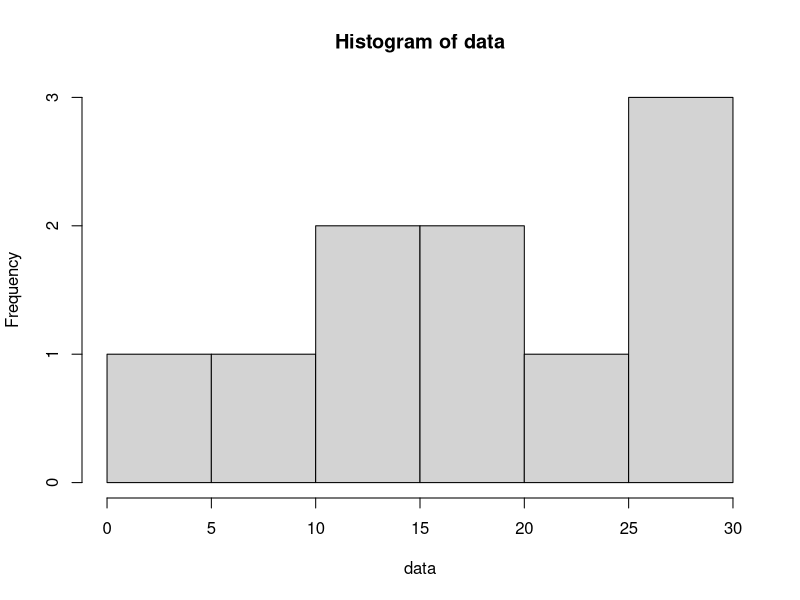
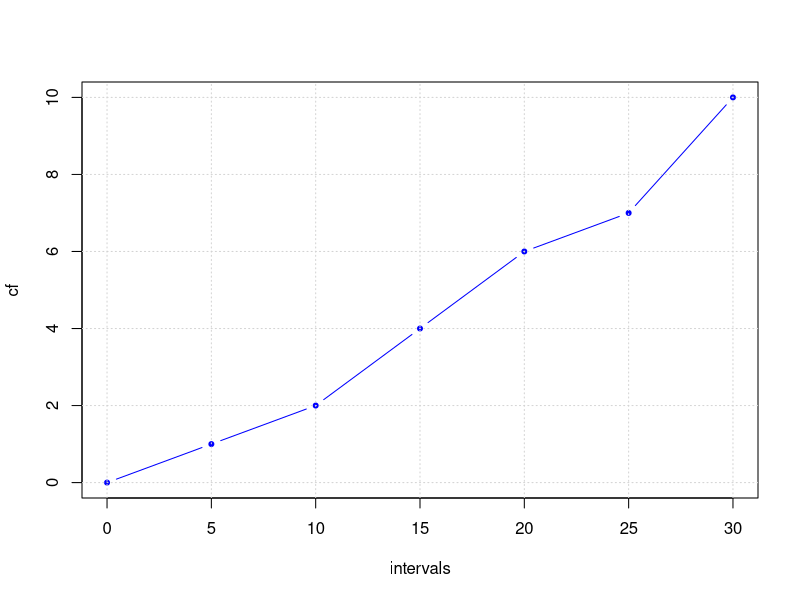

Generate these figures, in order, with R:
## ---- chunk 1
# Lines starting with hashes (#) are comments, not executable commands. 
x <- c(120,130)
y <- c(80,120)
df <- expand.grid(x,y)
df
# Answer of i
sum(x*y)
sum(x)*sum(y)
# Answer of iii
sum(df$Var1*df$Var2)
# Answer of iv
sum(df$Var1-df$Var2)
## ---- chunk 2
data <- c(16, 26, 12, 10, 27, 30, 14,  1, 25, 20)
stem(data)
## ---- chunk 3
h <- hist(data)
## ---- chunk 4
intervals <- seq(from = min(h$breaks), to = max(h$breaks), by = h$breaks[2] - h$breaks[1])
intervals <- c(0, intervals[-1])
# Cumulative sums
cf = c(0, cumsum(h$counts))
plot(intervals, cf, type = "b", col = "blue", pch = 20)
grid()
